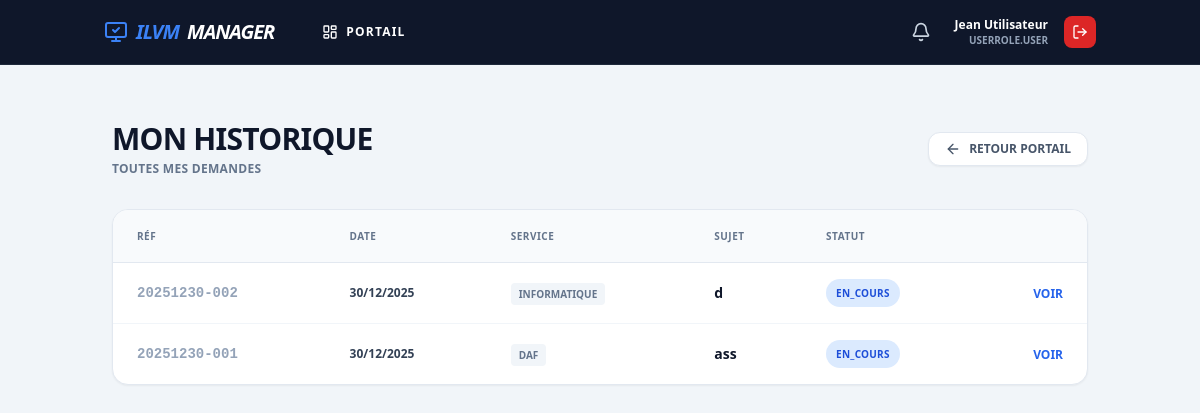
Page /my_history (signed in) on the committed database.
### app/models.py (models this page shows, shortened)
class User(UserMixin, db.Model):
    __tablename__ = 'users'
    id = db.Column(db.Integer, primary_key=True)
    username = db.Column(db.String(64), unique=True, index=True)
    fullname = db.Column(db.String(120))
    email = db.Column(db.String(120))
    role = db.Column(db.Enum(UserRole), default=UserRole.USER)
    service_department = db.Column(db.Enum(ServiceType), nullable=True)
    notifications = db.relationship('Notification', backref='user', lazy='dynamic')

class Ticket(db.Model):
    __tablename__ = 'tickets'
    id = db.Column(db.Integer, primary_key=True)
    uid_public = db.Column(db.String(20), unique=True, index=True)
    title = db.Column(db.String(200), nullable=False)
    description = db.Column(db.Text, nullable=False)
    author_id = db.Column(db.Integer, db.ForeignKey('users.id'))
    author = db.relationship('User', foreign_keys=[author_id], backref='my_tickets')
    target_service = db.Column(db.Enum(ServiceType), nullable=False)
    status = db.Column(db.Enum(TicketStatus), default=TicketStatus.VALIDATION)
    solver_id = db.Column(db.Integer, db.ForeignKey('users.id'), nullable=True)
    solver = db.relationship('User', foreign_keys=[solver_id], backref='assigned_tickets')
    created_at = db.Column(db.DateTime, default=datetime.utcnow)
    closed_at = db.Column(db.DateTime, nullable=True)
    category_ticket = db.Column(db.String(50))
    hostname = db.Column(db.String(64), nullable=True)
    service_demandeur = db.Column(db.String(100), nullable=True)
    tel_demandeur = db.Column(db.String(20), nullable=True)
    lieu_installation = db.Column(db.String(100), nullable=True)
    new_user_fullname = db.Column(db.String(150), nullable=True)
    new_user_service = db.Column(db.String(100), nullable=True)
    new_user_acces = db.Column(db.String(255), nullable=True)
    new_user_date = db.Column(db.DateTime, nullable=True)
    materiel_list = db.Column(db.Text, nullable=True)
    destinataire_materiel = db.Column(db.String(150), nullable=True)
    service_destinataire = db.Column(db.String(100), nullable=True)
    daf_lieu_livraison = db.Column(db.String(100)) # Saint-Mandé, Corbeil...
    daf_fournisseur_nom = db.Column(db.String(100))
    daf_fournisseur_tel = db.Column(db.String(50))
    daf_fournisseur_fax = db.Column(db.String(50))
    daf_fournisseur_email = db.Column(db.String(100))
    daf_type_prix = db.Column(db.String(10)) # HT ou TTC
    daf_lignes_json = db.Column(db.Text)
    daf_files_json = db.Column(db.Text)

### app/routes/main.py (the view)
@main_bp.route('/my_history')
@login_required
def my_history():
    tickets = Ticket.query.filter_by(author_id=current_user.id).order_by(Ticket.created_at.desc()).all()
    return render_template('my_history.html', tickets=tickets)

### app/__init__.py (called while the page is built)
@login_manager.user_loader
def load_user(user_id):
    from .models import User
    return User.query.get(int(user_id))

### app/templates/my_history.html (shortened to what this page needs)
{% extends "base.html" %}
{% block content %}
<div class="max-w-6xl mx-auto py-8">
    <div class="flex justify-between items-center mb-8">
        <div>
            <h1 class="text-3xl font-black text-slate-900 uppercase tracking-tight">Mon Historique</h1>
            <p class="text-slate-500 font-bold text-xs mt-1 uppercase tracking-wide">Toutes mes demandes</p>
        </div>
        <a href="{{ url_for('main.user_portal') }}" class="bg-white border border-slate-200 text-slate-600 hover:bg-slate-50 px-4 py-2 rounded-xl font-black text-xs uppercase shadow-sm flex items-center gap-2 transition">
            <i data-lucide="arrow-left" class="w-4 h-4"></i> Retour Portail
        </a>
    </div>
    <div class="bg-white rounded-2xl shadow-sm border border-slate-200 overflow-hidden">
        <table class="w-full text-left text-sm">
            <thead class="bg-slate-50 border-b border-slate-200">
                <tr class="text-slate-500 font-black uppercase text-[10px] tracking-wider">
                    <th class="px-6 py-4">Réf</th>
                    <th class="px-6 py-4">Date</th>
                    <th class="px-6 py-4">Service</th>
                    <th class="px-6 py-4">Sujet</th>
                    <th class="px-6 py-4">Statut</th>
                    <th class="px-6 py-4 text-right"></th>
                </tr>
            </thead>
            <tbody class="divide-y divide-slate-100 font-medium text-slate-700">
                {% for ticket in tickets %}
                <tr class="hover:bg-slate-50 transition group">
                    <td class="px-6 py-4 font-mono text-slate-400 font-bold">{{ ticket.uid_public }}</td>
                    <td class="px-6 py-4 text-xs font-bold">{{ ticket.created_at.strftime('%d/%m/%Y') }}</td>
                    <td class="px-6 py-4"><span class="font-black text-[10px] uppercase text-slate-500 bg-slate-100 px-2 py-1 rounded">{{ ticket.target_service.value }}</span></td>
                    <td class="px-6 py-4 font-bold text-slate-900">{{ ticket.title }}</td>
                    <td class="px-6 py-4">
                        <span class="inline-block px-2.5 py-1 rounded-full text-[10px] font-black uppercase tracking-wide
                            {% if 'VALIDATION' in ticket.status.value %}bg-yellow-100 text-yellow-700
                            {% elif 'COURS' in ticket.status.value %}bg-blue-100 text-blue-700
                            {% elif 'TERMINE' in ticket.status.value %}bg-emerald-100 text-emerald-700
                            {% else %}bg-red-50 text-red-600{% endif %}">
                            {{ ticket.status.value }}
                        </span>
                    </td>
                    <td class="px-6 py-4 text-right">
                        <a href="{{ url_for('tickets.view_ticket', ticket_uid=ticket.uid_public) }}" class="text-blue-600 hover:text-blue-800 font-bold uppercase text-xs">Voir</a>
                    </td>
                </tr>
                {% else %}
                <tr><td colspan="6" class="p-8 text-center text-slate-400 italic font-bold">Aucune demande enregistrée.</td></tr>
                {% endfor %}
            </tbody>
        </table>
    </div>
</div>
{% endblock %}

### app/templates/base.html (shortened to what this page needs)
<!DOCTYPE html>
<html lang="fr">
<head>
    <script src="https://cdn.tailwindcss.com"></script>
</head>
<body class="bg-slate-100 font-sans text-slate-900 min-h-screen flex flex-col">
    {% if current_user.is_authenticated %}
    <nav class="bg-slate-900 text-white sticky top-0 z-50 border-b border-slate-800">
        <div class="container mx-auto px-4 h-16 flex justify-between items-center">
            <div class="flex items-center gap-8">
                <a href="{{ url_for('main.user_portal') }}" class="font-black text-xl tracking-tighter text-blue-500 italic flex items-center gap-2">
                    <i data-lucide="monitor-check"></i> ILVM<span class="text-white">MANAGER</span>
                </a>
                <div class="hidden md:flex gap-1 text-xs font-bold uppercase tracking-widest">
                    <a href="{{ url_for('main.user_portal') }}" class="px-4 py-2 hover:bg-slate-800 rounded transition flex gap-2 items-center">
                        <i data-lucide="layout-dashboard" class="w-4 h-4"></i> Portail
                    </a>
                </div>
            </div>
            <div class="flex items-center gap-4">
                <div class="relative group">
                    <button id="notifBtn" class="p-2 hover:bg-slate-800 rounded-lg transition relative">
                        <i data-lucide="bell" class="w-5 h-5 text-slate-300 group-hover:text-white"></i>
                    </button>
                </div>
                <div class="text-right hidden sm:block">
                    <p class="text-xs font-bold text-white">{{ current_user.fullname }}</p>
                    <p class="text-[10px] text-slate-400 uppercase font-bold">{{ current_user.role }}</p>
                </div>
                <a href="{{ url_for('auth.logout') }}" class="bg-red-600 hover:bg-red-700 p-2 rounded-lg transition" title="Déconnexion">
                    <i data-lucide="log-out" class="w-4 h-4"></i>
                </a>
            </div>
        </div>
    </nav>
    {% endif %}
    <main class="container mx-auto p-4 md:p-6 pb-20 flex-grow">
        {% block content %}{% endblock %}
    </main>
</body>
</html>

### rows in the picture
User: fullname "Jean Utilisateur", role "USERROLE.USER"
Ticket: uid_public "20251230-002", created_at "30/12/2025", target_service.value "INFORMATIQUE", title "d", status.value "EN_COURS"
Ticket: uid_public "20251230-001", created_at "30/12/2025", target_service.value "DAF", title "ass", status.value "EN_COURS"
